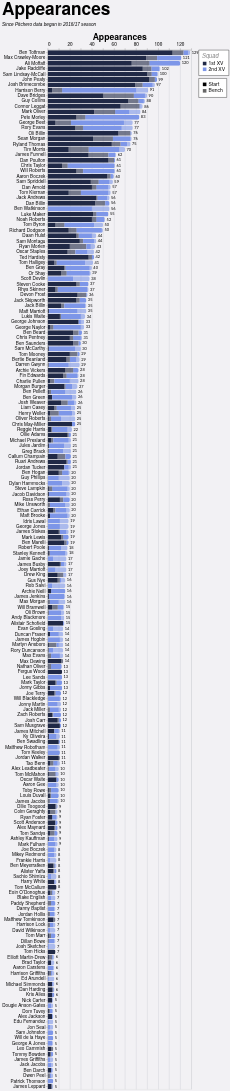

Source (Vega-Lite JSON):
### Vega-Lite specification from a JSON file in a GitHub repository (floating-point values rounded to 4 significant figures; data arrays with more than 128 entries replaced by an {"elided": "..."} marker saying what was removed)
{"config": {"axis": {"labelFont": "PT Sans Narrow, Helvetica Neue, Helvetica, Arial, sans-serif", "titleFont": "PT Sans Narrow, Helvetica Neue, Helvetica, Arial, sans-serif", "labelFontSize": 13, "titleFontSize": 24, "gridColor": "#202947", "gridOpacity": 0.2, "zindex": 1}, "text": {"font": "Lato, sans-serif"}, "bar": {"cornerRadiusEnd": 5}, "header": {"labelFont": "PT Sans Narrow, Helvetica Neue, Helvetica, Arial, sans-serif", "titleFont": "PT Sans Narrow, Helvetica Neue, Helvetica, Arial, sans-serif", "labelFontSize": 24, "titleFontSize": 28, "labelFontWeight": "bold", "orient": "left"}, "legend": {"labelFont": "PT Sans Narrow, Helvetica Neue, Helvetica, Arial, sans-serif", "titleFont": "PT Sans Narrow, Helvetica Neue, Helvetica, Arial, sans-serif", "labelFontSize": 14, "titleFontSize": 16, "titlePadding": 5, "fillColor": "white", "strokeColor": "black", "padding": 10, "titleFontWeight": "lighter", "titleFontStyle": "italic", "titleColor": "gray", "offset": 10}, "title": {"font": "PT Sans Narrow, Helvetica Neue, Helvetica, Arial, sans-serif", "fontSize": 48, "fontWeight": "bold", "anchor": "start", "align": "center", "titlePadding": 20, "subtitlePadding": 10, "subtitleFontSize": 13, "subtitleColor": "", "subtitleFontStyle": "italic", "offset": 15, "color": "black"}, "axisX": {"labelAngle": 0}, "facet": {"title": null, "header": null, "align": {"row": "each", "column": "each"}}, "resolve": {"scale": {"y": "independent", "facet": "independent"}}, "background": "#f2f1f4", "scale": {"offsetBandPaddingOuter": 0.2, "offsetBandPaddingInner": 0.1}}, "layer": [{"mark": {"type": "bar"}, "encoding": {"color": {"field": "squad", "legend": {"direction": "vertical", "labelExpr": "datum.value + ' XV'", "offset": 20, "orient": "right", "title": "Squad"}, "scale": {"domain": ["1st", "2nd"], "range": ["#202946", "#7d96e8"]}, "sort": ["1st", "2nd"], "type": "nominal"}, "opacity": {"field": "start", "legend": {"direction": "vertical", "offset": 20, "orient": "right", "title": null}, "scale": {"domain": ["Start", "Bench"], "range": [1.0, 0.6]}, "sort": ["Start", "Bench"], "type": "nominal"}, "order": {"field": "stack_order", "sort": "ascending", "type": "quantitative"}, "tooltip": [{"field": "player", "title": "Player", "type": "nominal"}, {"field": "squad", "title": "Squad", "type": "nominal"}, {"field": "start", "title": "Selection", "type": "nominal"}, {"aggregate": "sum", "field": "games", "title": "Games", "type": "quantitative"}, {"aggregate": "max", "field": "player_total", "title": "Total", "type": "quantitative"}], "x": {"aggregate": "sum", "axis": {"orient": "top", "title": "Appearances"}, "field": "games", "type": "quantitative"}, "y": {"field": "player", "sort": {"field": "player_total", "op": "max", "order": "descending"}, "title": null, "type": "nominal"}}}, {"mark": {"type": "text", "align": "left", "baseline": "middle", "color": "black", "dx": 4, "fontSize": 11}, "encoding": {"text": {"field": "total_games", "format": ".0f", "type": "quantitative"}, "x": {"axis": {"orient": "top", "title": "Appearances"}, "field": "total_games", "type": "quantitative"}, "y": {"field": "player", "sort": {"field": "player_total", "op": "max", "order": "descending"}, "title": null, "type": "nominal"}}, "transform": [{"aggregate": [{"op": "sum", "field": "games", "as": "total_games"}, {"op": "max", "field": "player_total", "as": "player_total"}], "groupby": ["player"]}]}], "data": {"name": "data-df3ab4001368560e5bb83bdae838ee0f"}, "height": {"step": 15}, "params": [{"name": "seasonParam", "value": []}, {"name": "gameTypesParam", "value": []}, {"name": "squadParam", "value": "All"}, {"name": "positionsParam", "value": []}, {"name": "minAppsParam", "value": 5}], "title": {"text": "Appearances", "subtitle": "Since Pitchero data began in 2016/17 season"}, "transform": [{"filter": "length(seasonParam) === 0 || indexof(seasonParam, datum.season) >= 0"}, {"filter": "length(gameTypesParam) === 0 || indexof(gameTypesParam, datum.game_type) >= 0"}, {"filter": "squadParam === \"All\" || datum.squad === squadParam"}, {"filter": "length(positionsParam) === 0 || indexof(positionsParam, datum.position) >= 0"}, {"joinaggregate": [{"op": "sum", "field": "games", "as": "player_total"}], "groupby": ["player"]}, {"filter": "datum.player_total >= minAppsParam"}], "width": 400, "$schema": "https://vega.github.io/schema/vega-lite/v5.20.1.json", "datasets": {"data-df3ab4001368560e5bb83bdae838ee0f": {"elided": "2370 records"}}}
